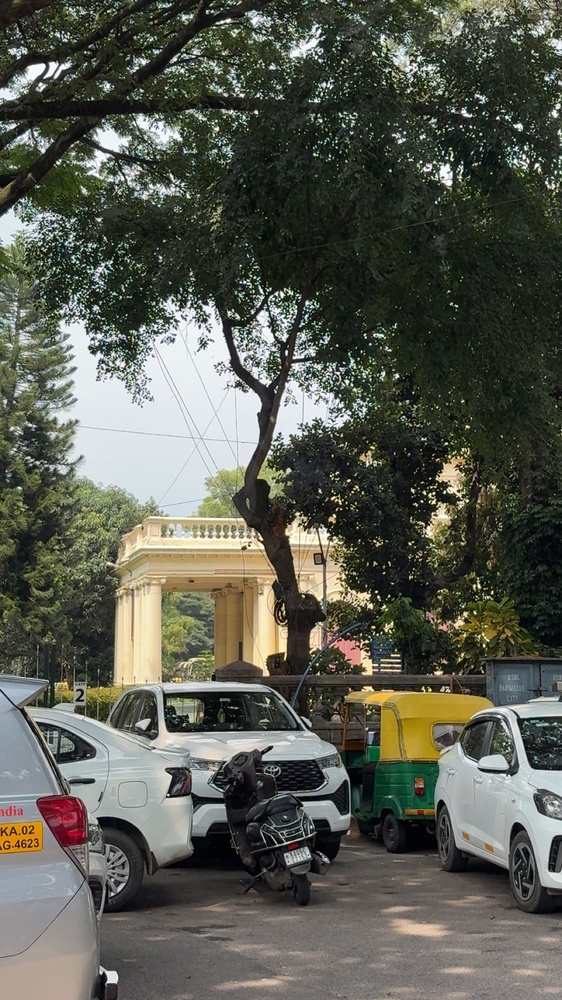
#> input picture input-IMG/5b369f9c-02fd-41ad-adc2-88f81ffe7075.jpg, 562 x 1000 px, shrunk from 1242 x 2208 before the run; its folder holds only this picture in this run
$ python -i haunted_chroma_pack.py   (imports and definitions only)
#> lines starting #> are read from the running program, lines starting #| are printed output that depends on the picture; after the words box and inside, x2 and y2 are one past the last pixel; in counts of white or black regions, pixels touching at a corner belong together
import os
import random
import math
import numpy as np
from PIL import Image, ImageFilter, ImageEnhance, ImageOps

# =========================================================
# CONFIG
# =========================================================
INPUT_FOLDER = "wallter"
OUTPUT_FOLDER = "haunted_chroma_pack"
SUPPORTED_EXTENSIONS = (".jpg", ".jpeg", ".png", ".webp")

FILTERS = [
    "void_stencil",
    "solar_saint",
    "xray_orchid",
    "plasma_ruins",
    "ghost_negative",
    "moonlit_relic",
    "prism_bloom",
    "funeral_sun",
    "hologram_grave",
    "bleached_oracle",
]

# =========================================================
# UTILS
# =========================================================
def ensure_output_folder():
    os.makedirs(OUTPUT_FOLDER, exist_ok=True)

# [4 lines left out: function list_images, not called in this run]

def load_image(path):
    return Image.open(path).convert("RGB")

def save_image(img, path):
    img.save(path)

def np_img(img):
    return np.array(img).astype(np.uint8)

def pil_img(arr):
    return Image.fromarray(np.clip(arr, 0, 255).astype(np.uint8))

def clamp_u8(arr):
    return np.clip(arr, 0, 255).astype(np.uint8)

def grayscale_arr(img_or_arr):
    if isinstance(img_or_arr, Image.Image):
        return np.array(ImageOps.grayscale(img_or_arr))
    arr = img_or_arr.astype(np.float32)
    gray = 0.299 * arr[:, :, 0] + 0.587 * arr[:, :, 1] + 0.114 * arr[:, :, 2]
    return clamp_u8(gray)

def blend(a, b, alpha=0.5):
    af = a.astype(np.float32)
    bf = b.astype(np.float32)
    out = af * (1 - alpha) + bf * alpha
    return clamp_u8(out)

def add_noise(arr, strength=8):
    noise = np.random.randint(-strength, strength + 1, arr.shape, dtype=np.int16)
    out = arr.astype(np.int16) + noise
    return clamp_u8(out)

# [9 lines left out: function add_speckle, not called in this run]

def rgb_shift(arr, max_shift=4):
    out = np.zeros_like(arr)
    for c in range(3):
        dx = random.randint(-max_shift, max_shift)
        dy = random.randint(-max_shift, max_shift)
        out[:, :, c] = np.roll(np.roll(arr[:, :, c], dy, axis=0), dx, axis=1)
    return out

def posterize_np(arr, bits=3):
    shift = 8 - bits
    return ((arr >> shift) << shift).astype(np.uint8)

# [6 lines left out: function add_scanlines, not called in this run]

def box_blur_mask(mask, radius=3):
    m = mask.astype(np.float32)
    for _ in range(radius):
        p = np.pad(m, ((1, 1), (1, 1)), mode='edge')
        m = (
            p[:-2, :-2] + p[:-2, 1:-1] + p[:-2, 2:] +
            p[1:-1, :-2] + p[1:-1, 1:-1] + p[1:-1, 2:] +
            p[2:, :-2] + p[2:, 1:-1] + p[2:, 2:]
        ) / 9.0
    return np.clip(m, 0, 1)

def contrast_prep(img, contrast=(1.4, 2.6), color=(1.0, 2.4), sharpness=(1.0, 2.6)):
    img = ImageEnhance.Contrast(img).enhance(random.uniform(*contrast))
    img = ImageEnhance.Color(img).enhance(random.uniform(*color))
    img = ImageEnhance.Sharpness(img).enhance(random.uniform(*sharpness))
    return img

# =========================================================
# LUT / PALETTE HELPERS
# =========================================================
PALETTES = {
    "void": [
        (0, 0, 0),
        (0, 30, 50),
        (0, 140, 200),
        (180, 240, 255),
        (255, 255, 255),
    ],
    "solar": [
        (10, 0, 0),
        (90, 10, 0),
        (180, 40, 0),
        (255, 120, 0),
        (255, 220, 60),
        (255, 255, 220),
    ],
    "orchid": [
        (10, 0, 30),
        (60, 0, 100),
        (120, 40, 180),
        (200, 120, 255),
        (255, 220, 255),
    ],
    "plasma": [
        (0, 0, 40),
        (0, 120, 255),
        (0, 255, 255),
        (0, 255, 120),
        (255, 0, 255),
        (255, 255, 0),
    ],
    "ghost": [
        (255, 255, 255),
        (220, 240, 255),
        (180, 220, 255),
        (80, 120, 180),
        (20, 20, 40),
        (0, 0, 0),
    ],
    "moon": [
        (0, 0, 20),
        (20, 40, 80),
        (60, 120, 180),
        (180, 220, 255),
        (255, 255, 255),
    ],
    "funeral": [
        (0, 0, 0),
        (50, 0, 0),
        (120, 20, 0),
        (200, 60, 0),
        (255, 160, 0),
        (255, 240, 120),
    ],
    "holo": [
        (0, 0, 0),
        (0, 80, 120),
        (0, 220, 220),
        (160, 80, 255),
        (255, 180, 255),
        (255, 255, 255),
    ],
    "bleach": [
        (150, 150, 180),
        (200, 210, 240),
        (230, 240, 255),
        (255, 240, 245),
        (255, 255, 255),
    ],
}

def false_color_map(gray_arr, palette):
    h, w = gray_arr.shape
    norm = gray_arr.astype(np.float32) / 255.0
    segments = len(palette) - 1

    scaled = norm * segments
    idx = np.floor(scaled).astype(np.int32)
    frac = scaled - idx
    idx = np.clip(idx, 0, segments - 1)

    p1 = np.array([palette[i] for i in idx.flatten()], dtype=np.float32).reshape(h, w, 3)
    p2 = np.array([palette[i + 1] for i in idx.flatten()], dtype=np.float32).reshape(h, w, 3)

    frac3 = frac[:, :, None]
    out = p1 * (1 - frac3) + p2 * frac3
    return clamp_u8(out)

# =========================================================
# MASKS / EDGES
# =========================================================
def estimate_sky_mask(arr):
    h, w, _ = arr.shape
    yy, xx = np.mgrid[0:h, 0:w]

    r = arr[:, :, 0].astype(np.float32)
    g = arr[:, :, 1].astype(np.float32)
    b = arr[:, :, 2].astype(np.float32)

    brightness = arr.mean(axis=2) / 255.0
    blue_dom = np.clip((b - (r + g) / 2.0) / 255.0, 0, 1)
    top_bias = 1.0 - (yy / max(1, h - 1))

    pil = pil_img(arr)
    edges = np.array(pil.filter(ImageFilter.FIND_EDGES).convert("L")) / 255.0
    smoothness = 1.0 - edges

    sky_score = (
        0.35 * top_bias +
        0.25 * blue_dom +
        0.20 * brightness +
        0.20 * smoothness
    )

    sky_mask = (sky_score > 0.55).astype(np.float32)
    sky_mask = box_blur_mask(sky_mask, radius=4)
    return np.clip(sky_mask, 0, 1)

def estimate_subject_mask(arr, sky_mask):
    h, w, _ = arr.shape
    yy, xx = np.mgrid[0:h, 0:w]

    pil = pil_img(arr)

    edges = np.array(pil.filter(ImageFilter.FIND_EDGES).convert("L")) / 255.0
    blur = np.array(pil.filter(ImageFilter.GaussianBlur(radius=4)).convert("L")).astype(np.float32)
    gray = grayscale_arr(arr).astype(np.float32)
    local_contrast = np.abs(gray - blur) / 255.0

    center_bias = 1.0 - np.sqrt(
        ((xx - w / 2) / max(1, w / 2)) ** 2 +
        ((yy - h / 2) / max(1, h / 2)) ** 2
    )
    center_bias = np.clip(center_bias, 0, 1)

    bottom_bias = yy / max(1, h - 1)

    fg_score = (
        0.30 * edges +
        0.25 * local_contrast +
        0.25 * center_bias +
        0.20 * bottom_bias
    )

    fg_score *= (1.0 - 0.75 * sky_mask)

    subject_mask = (fg_score > 0.48).astype(np.float32)
    subject_mask = box_blur_mask(subject_mask, radius=4)

    return np.clip(subject_mask, 0, 1)

def threshold_edges(img, threshold):
    e = np.array(img.filter(ImageFilter.FIND_EDGES).convert("L"))
    return np.where(e > threshold, e, 0).astype(np.uint8)

def multi_pass_edge_stack(img):
    coarse_src = img.filter(ImageFilter.GaussianBlur(radius=3))
    coarse = threshold_edges(coarse_src, threshold=random.randint(25, 60)).astype(np.float32)

    medium = threshold_edges(img, threshold=random.randint(20, 50)).astype(np.float32)

    sharp = ImageEnhance.Sharpness(img).enhance(2.5)
    fine = threshold_edges(sharp, threshold=random.randint(12, 35)).astype(np.float32)

    emboss = np.array(img.filter(ImageFilter.EMBOSS).convert("L")).astype(np.float32)

    edge = (
        0.38 * coarse +
        0.32 * medium +
        0.18 * fine +
        0.20 * emboss
    )

    return np.clip(edge, 0, 255).astype(np.uint8)

def apply_black_edges(color_arr, edge_map, subject_mask=None, sky_mask=None, s_w=0.85, b_w=0.45, k_w=0.08):
    edge = edge_map.astype(np.float32) / 255.0

    if subject_mask is None or sky_mask is None:
        edge3 = edge[:, :, None] * 0.7
        out = color_arr.astype(np.float32) * (1.0 - edge3)
        return clamp_u8(out)

    bg_mask = np.clip(1.0 - np.maximum(subject_mask, sky_mask), 0, 1)
    weight = subject_mask * s_w + bg_mask * b_w + sky_mask * k_w
    edge3 = (edge * weight)[:, :, None]

    out = color_arr.astype(np.float32)
    out = out * (1.0 - edge3)
    return clamp_u8(out)

# [18 lines left out: functions apply_white_edges, make_banded_overlay, not called in this run]

def make_diagonal_overlay(h, w, palette):
    yy, xx = np.mgrid[0:h, 0:w]
    t = (0.6 * yy / max(1, h - 1)) + (0.4 * xx / max(1, w - 1))
    t += 0.15 * np.sin(xx / max(1, w) * math.pi * random.uniform(1.5, 3.5))
    t = np.clip(t, 0, 1)
    levels = random.choice([5, 6, 7])
    t = np.floor(t * levels) / levels
    gray = clamp_u8(t * 255)
    return false_color_map(gray, palette)

# [17 lines left out: function make_radial_halo, not called in this run]

def neon_edge_overlay(img, tint=(255, 0, 255)):
    g = ImageOps.grayscale(img)
    e = g.filter(ImageFilter.FIND_EDGES)
    e = ImageEnhance.Contrast(e).enhance(4.0)
    arr = np.array(e).astype(np.float32) / 255.0

    out = np.zeros((arr.shape[0], arr.shape[1], 3), dtype=np.uint8)
    out[:, :, 0] = np.clip(arr * tint[0], 0, 255)
    out[:, :, 1] = np.clip(arr * tint[1], 0, 255)
    out[:, :, 2] = np.clip(arr * tint[2], 0, 255)
    return out

# =========================================================
# STYLE 1: VOID STENCIL
# Hard black cutout + cyan/white contour
# =========================================================
# [247 lines left out: functions filter_void_stencil, filter_solar_saint, filter_xray_orchid, filter_plasma_ruins, filter_ghost_negative, filter_moonlit_relic and 2 more, not called in this run]

# =========================================================
# STYLE 9: HOLOGRAM GRAVE
# Teal-purple holographic graveyard energy
# =========================================================
def filter_hologram_grave(img):
    base = contrast_prep(img, contrast=(1.5, 2.6), color=(1.1, 2.2), sharpness=(1.1, 2.4))
    arr = np_img(base)
    gray = grayscale_arr(arr)

    sky_mask = estimate_sky_mask(arr)
    subject_mask = estimate_subject_mask(arr, sky_mask)

    gray = posterize_np(gray, bits=random.choice([3, 4]))
    color = false_color_map(gray, PALETTES["holo"])

    h, w, _ = color.shape
    diag = make_diagonal_overlay(h, w, PALETTES["holo"])
    alpha = sky_mask[:, :, None] * random.uniform(0.12, 0.28)
    color = clamp_u8(color.astype(np.float32) * (1 - alpha) + diag.astype(np.float32) * alpha)

    # holographic edge aura
    neon = neon_edge_overlay(base, tint=random.choice([(0, 255, 255), (180, 80, 255)]))
    blur = np_img(pil_img(neon).filter(ImageFilter.GaussianBlur(radius=random.uniform(1.5, 3.5))))
    aura = blend(neon, blur, alpha=random.uniform(0.25, 0.45))
    color = blend(color, aura, alpha=random.uniform(0.08, 0.18))

    edge = multi_pass_edge_stack(base)
    color = apply_black_edges(color, edge, subject_mask, sky_mask, s_w=0.72, b_w=0.38, k_w=0.06)

    color = rgb_shift(color, max_shift=random.randint(1, 3))
    color = add_noise(color, strength=random.randint(3, 8))
    return pil_img(color)

# =========================================================
# STYLE 10: BLEACHED ORACLE
# Overexposed saintly pastel spectral
# =========================================================
# =========================================================
# STYLE 10: BLEACHED ORACLE
# Premium ethereal "heaven static / ghost alley": readable overexposed
# with selective bloom, highlight compression, topographic glow
# =========================================================
# [187 lines left out: function filter_bleached_oracle, not called in this run]

# =========================================================
# DISPATCH
# =========================================================
FILTER_FUNCTIONS = {
    "void_stencil": filter_void_stencil,
    "solar_saint": filter_solar_saint,
    "xray_orchid": filter_xray_orchid,
    "plasma_ruins": filter_plasma_ruins,
    "ghost_negative": filter_ghost_negative,
    "moonlit_relic": filter_moonlit_relic,
    "prism_bloom": filter_prism_bloom,
    "funeral_sun": filter_funeral_sun,
    "hologram_grave": filter_hologram_grave,
    "bleached_oracle": filter_bleached_oracle,
}

def apply_filter(img, filter_name):
    return FILTER_FUNCTIONS[filter_name](img)

# =========================================================
# MAIN
# =========================================================
# [30 lines left out: function process_images, not called in this run]

# [2 lines not run here, left out]

>>> from PIL import Image
>>> picture = Image.open('../../input-IMG/5b369f9c-02fd-41ad-adc2-88f81ffe7075.jpg')
#> picture is the input picture: PIL image 562x1000 RGB; mean R, G, B 89.3, 91.3, 80.9
>>> result = filter_hologram_grave(picture)
#> in estimate_sky_mask, `sky_mask = (sky_score > 0.55).astype(np.float32)`:
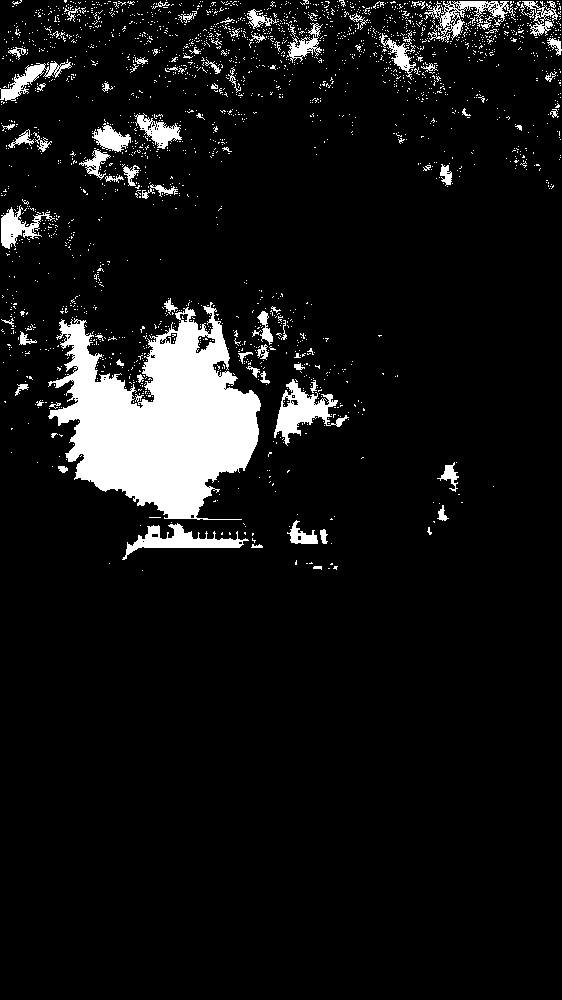
#> sky_mask: shape (1000, 562) float32; values 0 (black) and 1 (white), 7.9% white; 2327 white regions (2244 under 20 px), largest, box (x1, y1, x2, y2) and area: (48, 302, 261, 520) 25837, (274, 379, 349, 446) 1761, (122, 523, 249, 560) 1501
#> call 2 of box_blur_mask, with radius = 4
#> after the loop in box_blur_mask (call 2), `for _ in range(radius):`:
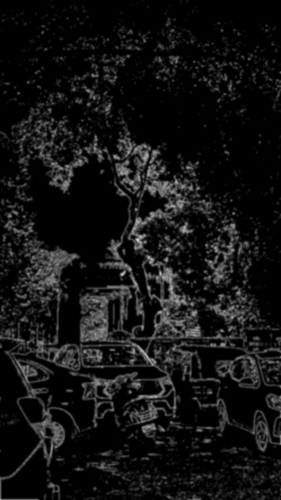
#> m: shape (1000, 562) float32 (shown at 1/2 size); min 0, max 0.84, mean 0.0766
#> in false_color_map, `idx = np.floor(scaled).astype(np.int32)`:
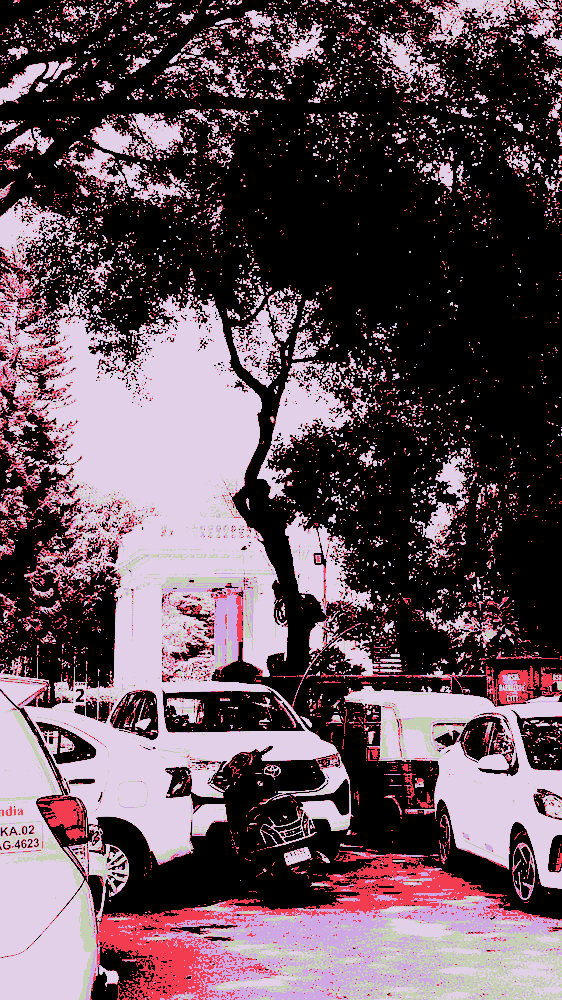
#> idx: shape (1000, 562) int32; 5 distinct labels, from 0 to 4; one colour per label, 0 black
#> in false_color_map, `p2 = np.array([palette[i + 1] for i in idx.flatten()], dtype=np.float3..`:
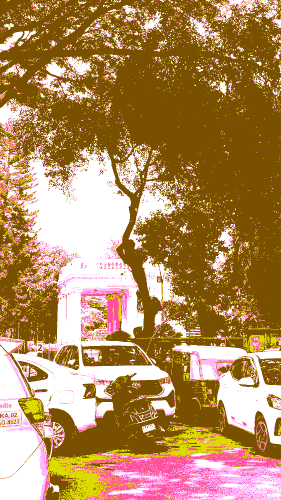
#> p2: shape (1000, 562, 3) float32 (shown at 1/2 size); mean of channels 0, 1, 2 90.4, 140.1, 178.1; drawn as B, G, R
#> in false_color_map (call 2), `idx = np.floor(scaled).astype(np.int32)`:
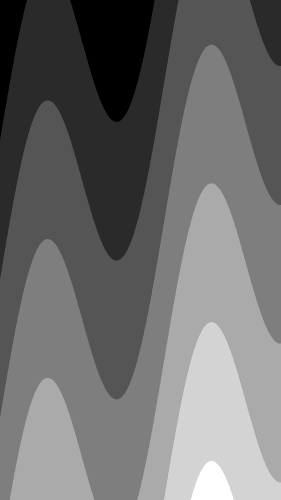
#> scaled: shape (1000, 562) float32 (shown at 1/2 size); min 0, max 5, mean 2.16; drawn with min black and max white
#> in clamp_u8 (call 6), `return np.clip(arr, 0, 255).astype(np.uint8)`:
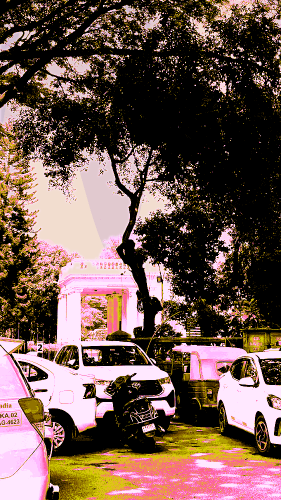
#> returned value: shape (1000, 562, 3) (shown at 1/2 size); mean of channels 0, 1, 2 78.8, 87, 111; drawn as B, G, R
#> in neon_edge_overlay, `e = ImageEnhance.Contrast(e).enhance(4.0)`:
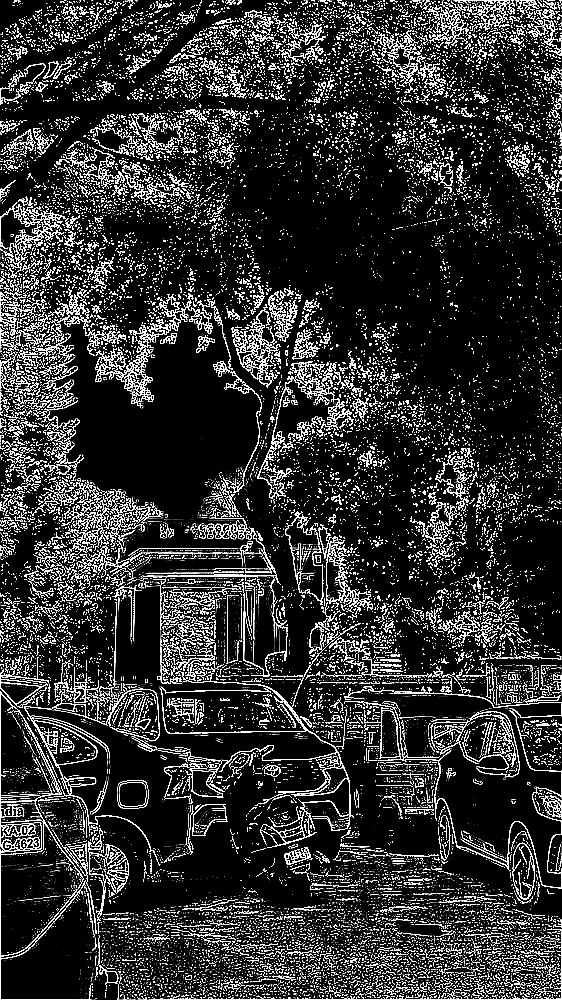
#> e: PIL image 562x1000 L; min 0, max 255, mean 49.8

$ run again, on input-IMG/lake.jpg
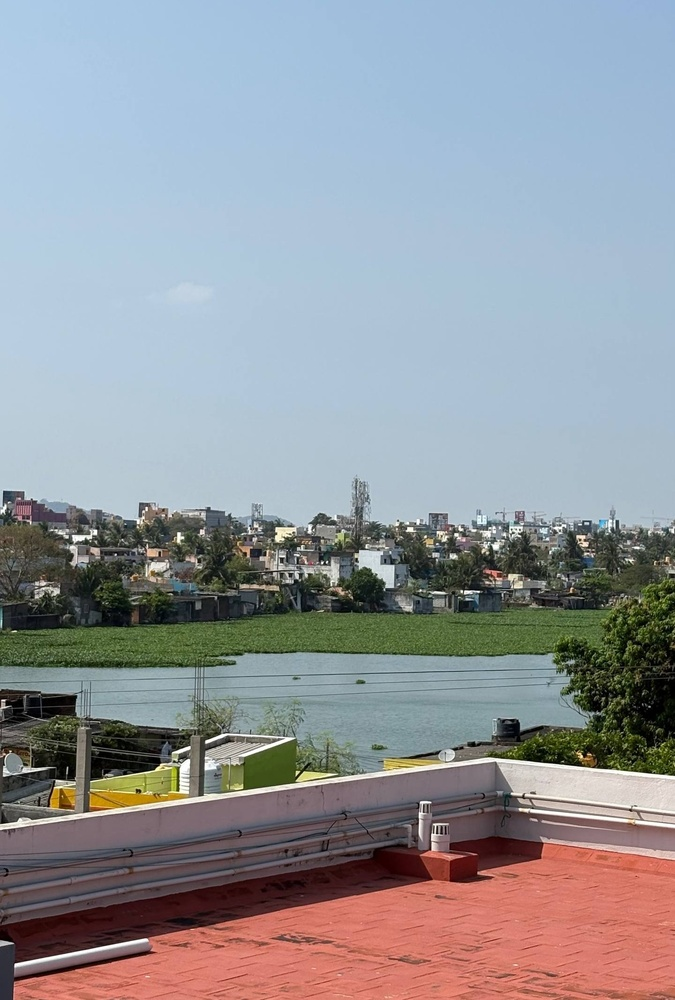
#> input picture input-IMG/lake.jpg, 675 x 1000 px, shrunk from 1440 x 2132 before the run
#> picture is the input picture: PIL image 675x1000 RGB; mean R, G, B 146.6, 150, 155.7
#> in estimate_sky_mask, `sky_mask = (sky_score > 0.55).astype(np.float32)`:
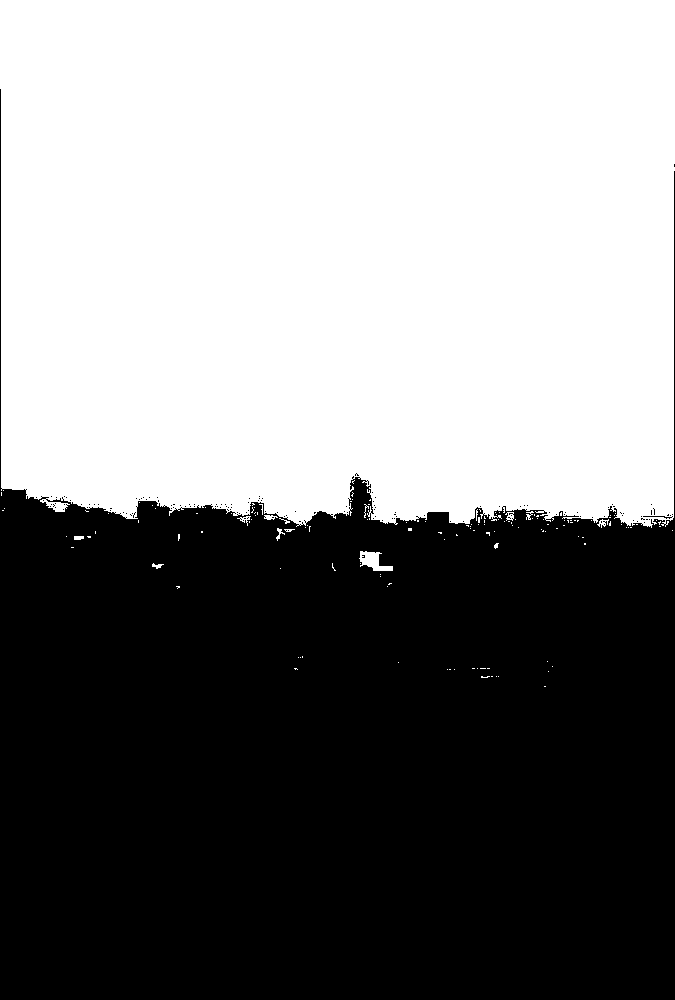
#> sky_mask: shape (1000, 675) float32; values 0 (black) and 1 (white), 51.2% white; 140 black regions (138 under 20 px), largest, box (x1, y1, x2, y2) and area: (0, 89, 675, 1000) 329121, (643, 516, 673, 519) 33
#> subject_mask: shape (1000, 675) float32; values 0 (black) and 1 (white), 4.1% white in thin lines or dots, all inside (x1, y1, x2, y2) = (0, 479, 675, 999)
#> idx: shape (1000, 675) int32; 5 distinct labels, from 0 to 4
#> in neon_edge_overlay, `e = ImageEnhance.Contrast(e).enhance(4.0)`:
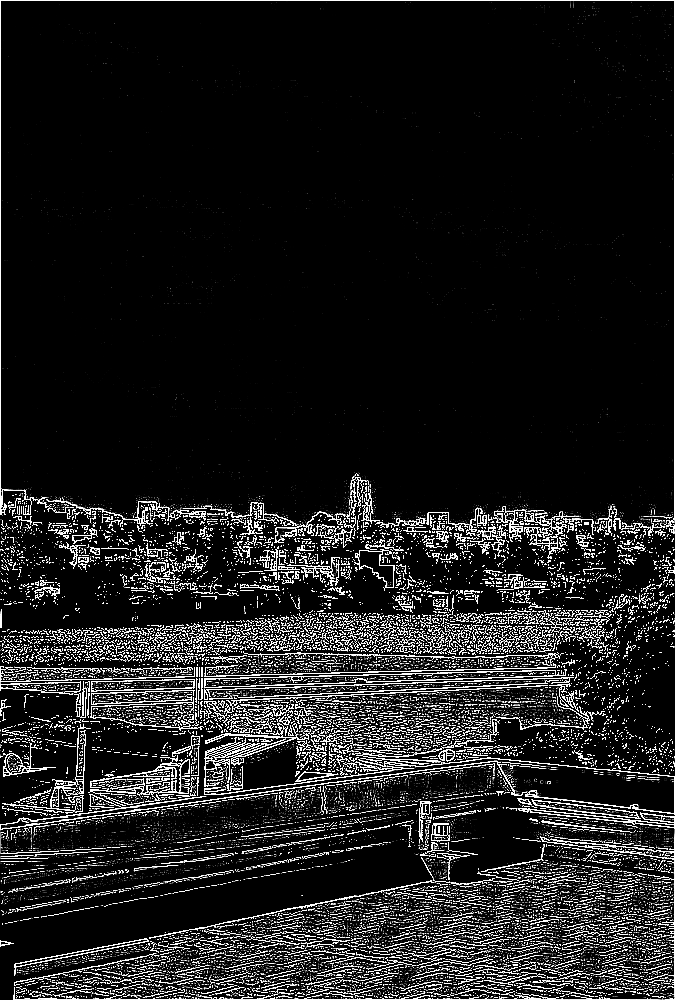
#> e: PIL image 675x1000 L; min 0, max 255, mean 29.5
